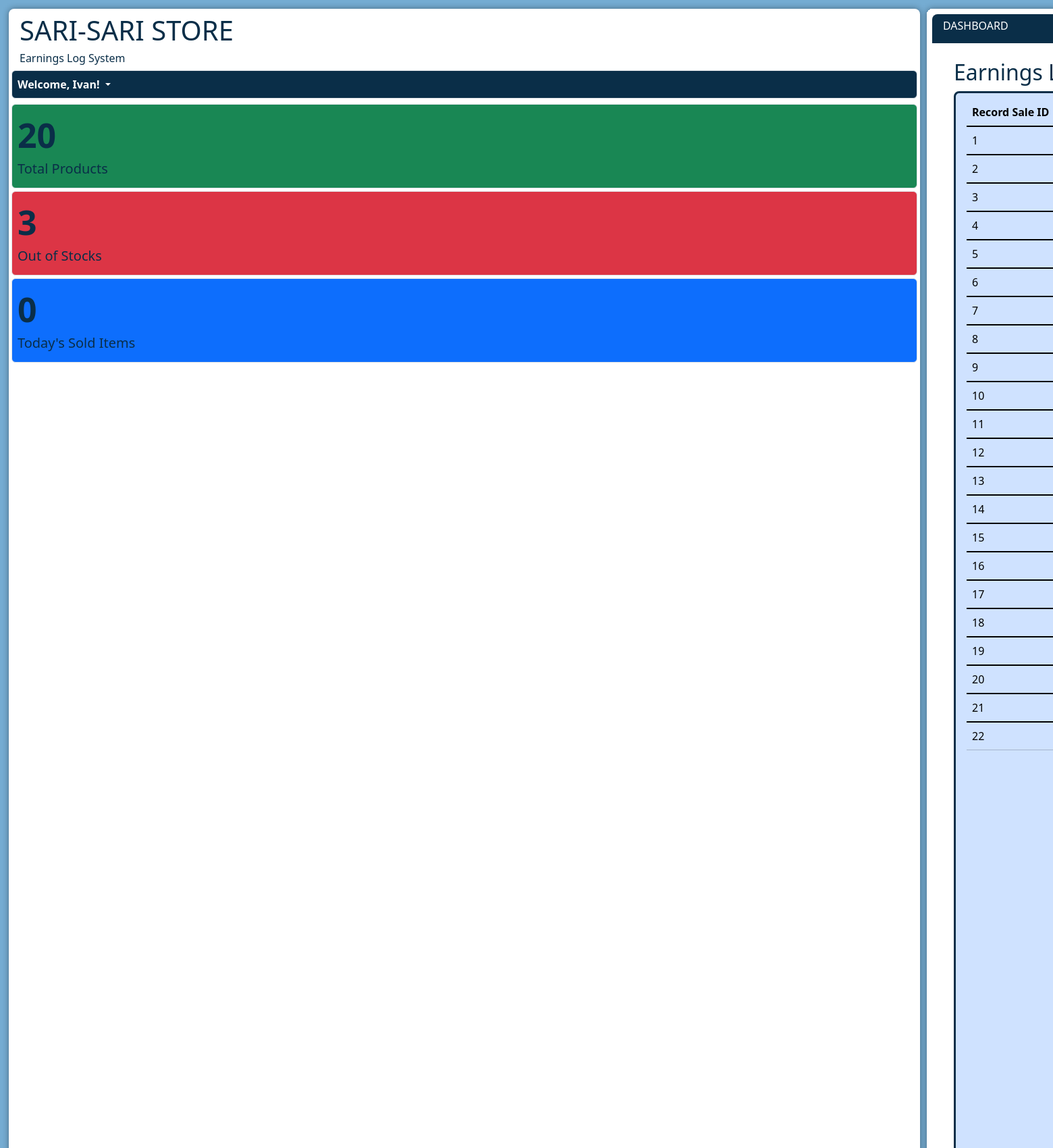
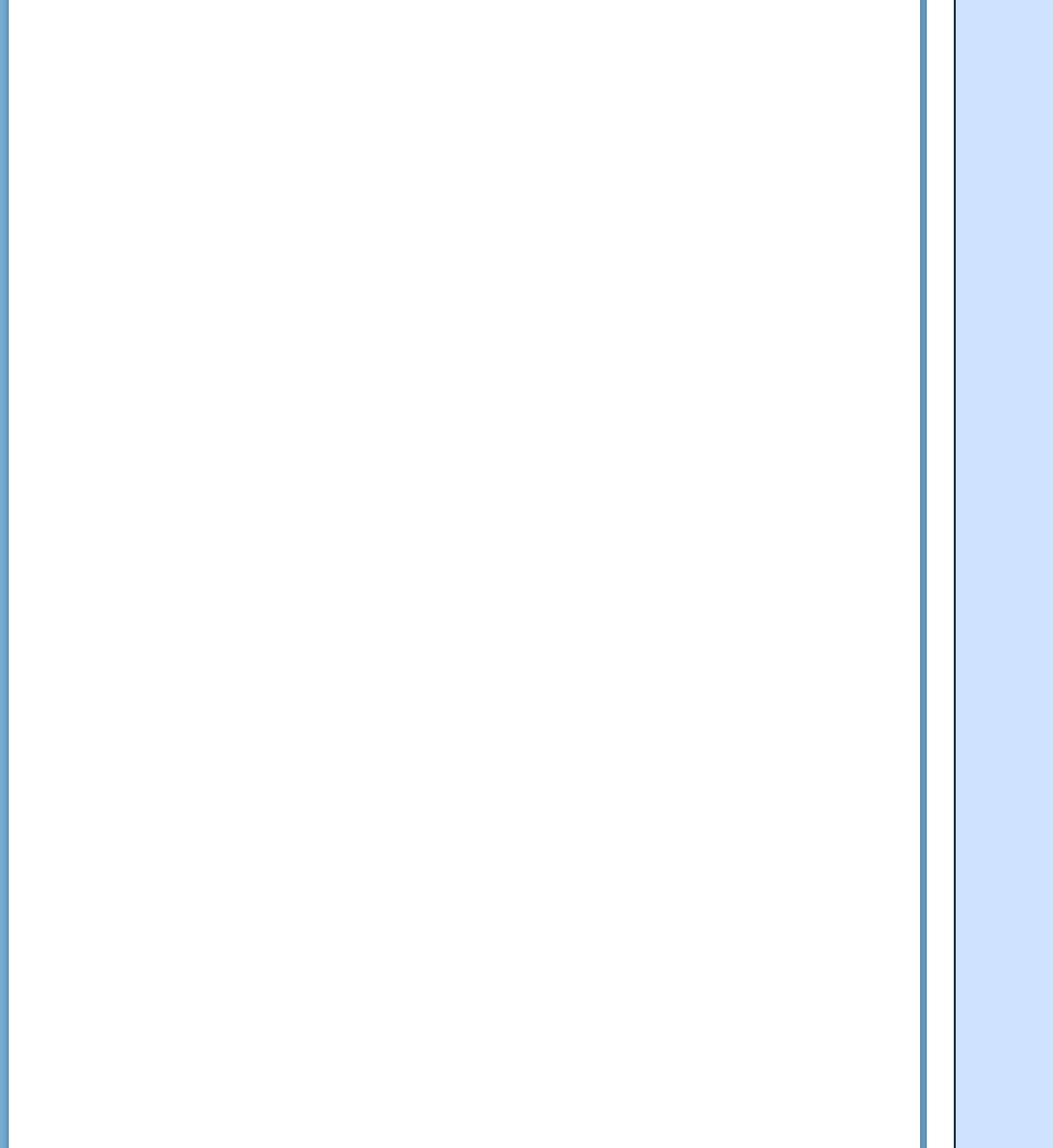
Page / (signed in, upper part) on the committed database (2 pictures, top to bottom).
### tables this page shows
CREATE TABLE IF NOT EXISTS `user_table` (
  `user_id` int NOT NULL AUTO_INCREMENT,
  `username` varchar(255) DEFAULT NULL,
  `password` varchar(255) DEFAULT NULL,
  PRIMARY KEY (`user_id`)
);

CREATE TABLE IF NOT EXISTS `record_sale_table` (
  `record_sale_id` int NOT NULL AUTO_INCREMENT,
  `user_id` int DEFAULT NULL,
  `sale_date` date DEFAULT NULL,
  `total_items` int DEFAULT NULL,
  `total_price` decimal(10,2) DEFAULT NULL,
  `timestamp` timestamp NULL DEFAULT NULL,
  PRIMARY KEY (`record_sale_id`),
  KEY `user_id` (`user_id`)
);

### connection.php (called while the page is built, shortened)
<?php
class DatabaseHandler {
    private $host = 'localhost';
    private $username = 'root';
    private $password = '';
    private $database = 'db_sarisaristore';
    public function __construct() {
        $this->con = new mysqli($this->host, $this->username, $this->password, $this->database);
    }
}
?>

### index.php (the view, shortened to what this page needs)
<?php
$todayDate = date("Y-m-d");
include 'connection.php';
$databaseHandler = new DatabaseHandler();
if (isset($_SESSION["user_id"])) {
    $sql = "SELECT username FROM user_table
            WHERE user_id = {$_SESSION["user_id"]}";
    $result = $databaseHandler->con->query($sql);
    if ($result) {
        $user = $result->fetch_assoc();
    } else {
        echo "Query failed: " . $databaseHandler->con->error;
    }
}
function getRecordCount($table, $condition = "") {
    global $databaseHandler;
    $con = $databaseHandler->con;
    $query = "SELECT COUNT(*) AS total_records FROM $table $condition";
    $result = mysqli_query($con, $query);
    $row = mysqli_fetch_assoc($result);
    return $row['total_records'];
}
$total_outofstock_products = getRecordCount("products_table", "WHERE stock_quantity <= 0");
$total_products = getRecordCount("products_table");
$total_today_transactions = getRecordCount("cart_table", "WHERE DATE(timestamp) = '$todayDate'");
?>
<!DOCTYPE html>
<html lang="en">
<head>
    <link href="https://cdn.jsdelivr.net/npm/bootstrap@5.3.1/dist/css/bootstrap.min.css" rel="stylesheet">
    <link rel="stylesheet" href="./css/index_style.css">
</head>
<body>
<?php if (isset($_SESSION['user_id'])): ?>
<div class="container">
    <div class="row align-items-start">
        <div class="col overflow-y-auto" id="left-container">
            <div class="d-block px-2 pt-2 px-3">
                <h1>SARI-SARI STORE</h1>
                <h6 style="margin-bottom: 0;">Earnings Log System</h6>
            </div>
            <div class="d-block p-2 px-3">
             <div class="row">
                <a id="dropdown" class="nav-link col-12 p-2 mb-2 dropdown-toggle border rounded text-decoration-none" href="#" id="navbarDropdown" role="button" data-bs-toggle="dropdown" aria-expanded="false">
                Welcome, <span><?= htmlspecialchars($user["username"]) ?>! </span>
                </a>
                <a id="overview" href="#product" class="nav-link col-12 p-2 mb-1 border rounded bg-success text-decoration-none">
                    <span><?php echo $total_products; ?></span> <h5>Total Products</h5>
                </a>
                <a id="overview" href="#outStock" class="nav-link col-12 p-2 mb-1 border rounded bg-danger text-decoration-none ">
                    <span><?php echo $total_outofstock_products; ?></span> <h5>Out of Stocks</h5>
                </a>
                <a id="overview" href="#soldItems" class="nav-link col-12 p-2 mb-1 border rounded bg-primary text-decoration-none">
                    <span><?php echo $total_today_transactions; ?></span> <h5>Today's Sold Items</h5>
                </a>
              </div>
            </div>
        </div>
        <div class="col overflow-y-auto p-2" id="right-container">
          <div class="d-block p-2 px-3" id="header">
            <h6> DASHBOARD</h6>
          </div>
          <div class="d-block p-2 px-3 m-3">
              <h2 id="earnings">Earnings Log History</h2>
              <div class="overflow-y-auto p-2 px-3" id="cartList" style="background-color: #cfe2ff; border-radius:8px; height: 77vh;">
                <?php
                $databaseHandler = new DatabaseHandler();
                $sql = "SELECT * FROM record_sale_table";
                $result = $databaseHandler->con->query($sql);
                if ($result->num_rows > 0) {
                    echo "<table class='table table-primary' id='recordSaleTable'>";
                    echo '
                        <thead>
                            <tr>
                                <th scope="col">Record Sale ID</th>
                                <th scope="col">User ID</th>
                                <th scope="col">Sale Date</th>
                                <th scope="col">Total Items</th>
                                <th scope="col">Total Price</th>
                                <th scope="col">Timestamp</th>
                            </tr>
                        </thead>';
                    while ($row = $result->fetch_assoc()) {
                        echo '<tbody class="table-group-divider">';
                        echo "<tr>";
                        echo "<td>" . $row["record_sale_id"] . "</td>";
                        echo '</tbody>';
                    }
                    echo "</table>";
                } else {
                    echo "No records found";
                }
                ?>
              </div>
          </div>
        </div>
    </div>
</div>
<?php else: ?>
    <button id="loginBtn" type="button" class="btn btn-danger" onclick="location.href='login.php'">
        <i class="fa fa-lock"></i> Login
    </button>
<?php endif; ?>
</body>
</html>

### css/index_style.css (style rules this page uses)
body { padding: 13px; background-color: #75acd2; color: #0a2e48; }
html { scroll-behavior: smooth; }
.container { min-width: 75vh; }
.col { height: 96vh; padding: 0; }
#left-container { max-width: 20%; margin-right: 10px; background-color: #fff; border-radius: 8px; box-shadow: 0 0 10px rgba(0, 0, 0, 0.4); }
#right-container { max-width: 80%; background-color: #fff; border-radius: 8px; box-shadow: 0 0 10px rgba(0, 0, 0, 0.4); }
#dropdown { color: #fff; font-weight: bolder; background-color: #0a2e48; }
#overview { font-size: 50px; color: #0a2e48; font-weight: bolder; }
#header { background-color: #0a2e48; border-top-left-radius: 8px; border-top-right-radius: 8px; color: #fff; }
.overflow-y-auto.p-2.px-3 { border: solid; }

### rows in the picture
user_table: username "Ivan"
record_sale_table: record_sale_id "1"
record_sale_table: record_sale_id "2"
record_sale_table: record_sale_id "3"
record_sale_table: record_sale_id "4"
record_sale_table: record_sale_id "5"
record_sale_table: record_sale_id "6"
record_sale_table: record_sale_id "7"
record_sale_table: record_sale_id "8"
record_sale_table: record_sale_id "9"
record_sale_table: record_sale_id "10"
record_sale_table: record_sale_id "11"
record_sale_table: record_sale_id "12"
record_sale_table: record_sale_id "13"
record_sale_table: record_sale_id "14"
record_sale_table: record_sale_id "15"
record_sale_table: record_sale_id "16"
record_sale_table: record_sale_id "17"
record_sale_table: record_sale_id "18"
record_sale_table: record_sale_id "19"
record_sale_table: record_sale_id "20"
record_sale_table: record_sale_id "21"
record_sale_table: record_sale_id "22"

### other values in the picture
$total_products "20"
$total_outofstock_products "3"
$total_today_transactions "0"
